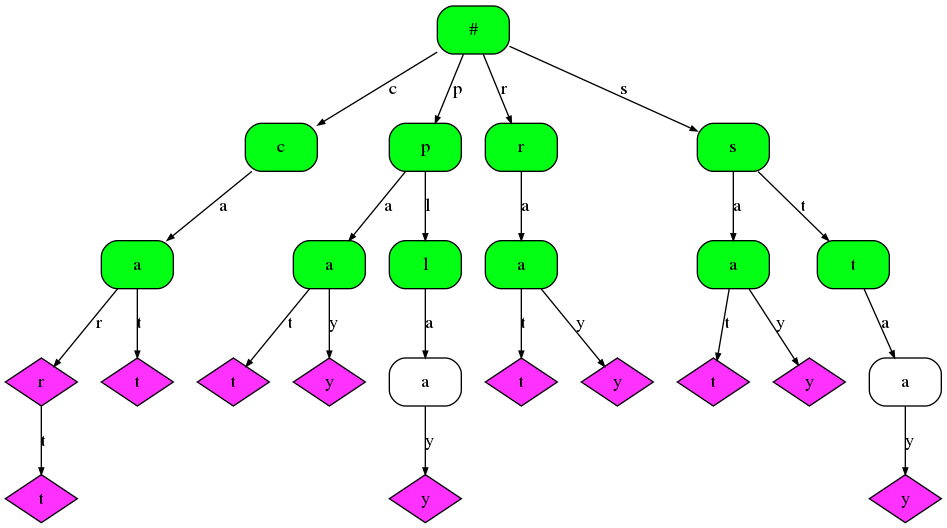

The Python source for this figure:
from Nodo import  *


VIOLET = "#ff31ff"
GREEN = "#02ff14"

class Trie(object ):
    def __init__( self ):
        self.m_pRoot = Nodo('#')
        self.nroWords = 0
        self.nroLetters = 0
        self.size = 0
	
    def addWord(self, word):
        self.nroWords = self.nroWords + 1
        self.nroLetters = self.nroLetters + len(word)
        self.size = self.size + self.m_pRoot.addWord(word)
        return True


   # Crea el diagrama con graphviz
    def printTrie(self, filename, render):
        from graphviz import Digraph
        from queue import Queue
        printTrie = Digraph(format='png')   
        printTrie.attr('node', fixedsize='true')
        printTrie.attr('node', shape='Mrecord',fillcolor=GREEN,style='filled')
        printTrie.attr('edge', arrowsize='0.5')
        i = 0
        printTrie.node(str(i), self.m_pRoot.getValueState())

        treeQueue = Queue()
        treeQueue.put((self.m_pRoot, i))

        while  not treeQueue.empty():

            nodo, indexFather = treeQueue.get()

            for child in nodo.getChildren():
                #print('parent: ', node.getValue(), indexFather)
                i += 1
                #print('child: ', child.getValue(), i)
                if child.isEndOfWord():
                    printTrie.attr('node', shape='diamond', style='filled', fillcolor=VIOLET)
                    printTrie.node(str(i), child.getValueState() )
                    printTrie.attr('node', shape='Mrecord', fillcolor='white')
                else:
                    printTrie.node(str(i), child.getValueState()) 
                printTrie.edge(str(indexFather), str(i),label=child.getValueState())
                treeQueue.put((child, i))

        file = open(filename + '.dot', 'w')
        file.write(printTrie.source)
        # print(printTrie.source)
        if render:
            printTrie.render(filename , view=True)
        file.close()
    

if __name__=='__main__':

    trie = Trie()

    # trie.addWord('apple')
    # trie.addWord('Apple')
    # trie.addWord('apples')
    # trie.addWord('banana')
    # trie.addWord('applet')

    trie.addWord('car')
    trie.addWord('cart')
    trie.addWord('cat')
    trie.addWord('pat')
    trie.addWord('pay')
    trie.addWord('play')
    trie.addWord('rat')
    trie.addWord('ray')
    trie.addWord('sat')
    trie.addWord('say')
    trie.addWord('stay')

    print()
  
    trie.printTrie('Trie', True)
